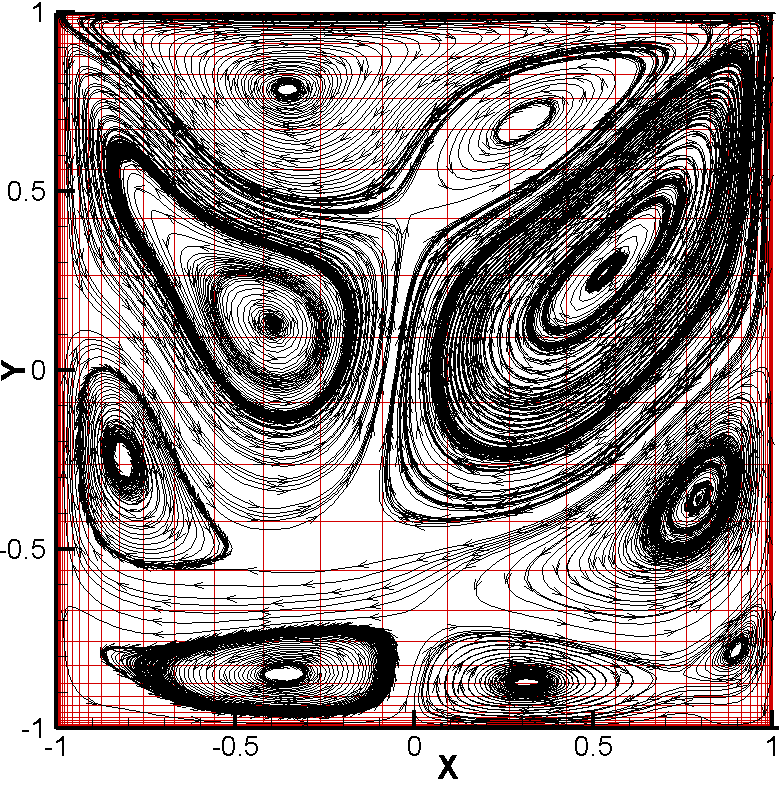
#> input picture MHD_LDC.png, 779 x 785 px, given in place of MOONS.png, which was not available
$ python make_fig.py
#> lines starting #> are read from the running program, lines starting #| are printed output that depends on the picture; after the words box and inside, x2 and y2 are one past the last pixel; in counts of white or black regions, pixels touching at a corner belong together; pictures that were not available may be replaced by others from this repository, and a replacement may not be noted
from PIL import Image,ImageOps
import os
import numpy as np
import subprocess

def delete_auxiliary_files_present_dir(extensions):
	for e in extensions:
		for f in os.listdir('.'):
			if f.endswith(e):
				if os.path.isfile(f): os.remove(f)

def build_latex_file(file_name):
#> called with file_name = 'MOONS'
	subprocess.check_call(['xelatex', file_name+'.tex'])
#> (this line was passed over: subprocess is not available in this run)

def build_eps_from_latex(file_name):
#> called with file_name = 'MOONS'
	subprocess.run('latex --jobname='+file_name+' '+file_name+'.tex')
#> (this line was passed over: subprocess is not available in this run)
	subprocess.run('dvips '+file_name+'.dvi')
#> (this line was passed over: subprocess is not available in this run)

def eps_to_png(file_name):
#> called with file_name = 'MOONS'
	subprocess.run('gswin64c -sDEVICE=png256 -r600 -o '+file_name+'.png '+file_name+'.ps')
#> (this line was passed over: subprocess is not available in this run)

def get_cropped_line(occupied_elms,tolerance,S):
	if (sum(occupied_elms) == 0):
		cropBox = () # May be an empty row or column to be cropped
	else:
		occupied_min = occupied_elms.argmax()
		occupied_max = S - occupied_elms[::-1].argmax()+1
		cropBox = (occupied_min,occupied_max)
	return cropBox

def get_cropped_array(image_bw,tol):
	max_val = image_bw.max()
	tolerance = max_val*tol
	S = image_bw.shape
	occupied_elms = (image_bw<=tolerance).astype(int)
	S = occupied_elms.shape
	# Traverse rows
	cropBox = [get_cropped_line(occupied_elms[k,:],tolerance,S[1]) for k in range(0,S[0])]
	cropBox = [x for x in cropBox if x]
	# print(cropBox)
	if not cropBox: # all pixels blank
		xmin = [0]
		xmax = [S[0]]
	else:
		xmin = [k[0] for k in cropBox]
		xmax = [k[1] for k in cropBox]
	# Traverse cols
	cropBox = [get_cropped_line(occupied_elms[:,k],tolerance,S[0]) for k in range(0,S[1])]
	cropBox = [x for x in cropBox if x]
	if not cropBox: # all pixels blank
		ymin = [0]
		ymax = [S[1]]
	else:
		ymin = [k[0] for k in cropBox]
		ymax = [k[1] for k in cropBox]
	xmin = min(xmin)
	xmax = max(xmax)
	ymin = min(ymin)
	ymax = max(ymax)
	cropBox = (ymin, ymax, xmin, xmax)
	return cropBox

def is_greyscale(f):
	image=Image.open(f)
	image.load()
	image_data = np.asarray(image)
	S = image_data.shape
	if len(S)==3:
		return False
	elif len(S)==2:
		return True
	else:
		ValueError('Oops greyscale')

def auto_crop(file_name,grey_tolerance):
	# grey_tolerance = 0.9 # (0,1) = crop (more,less)
#> called with file_name = 'MOONS.png', grey_tolerance = 0.9
	if (is_greyscale(file_name)):
#> in is_greyscale, image is the input picture: PIL image 779x785 RGB; mean R, G, B 159.9, 150.2, 150.2
		image=Image.open(file_name).convert('L')
	else:
		image=Image.open(file_name)
	image_bw=Image.open(file_name)
	use_alternative_method = image_bw.mode=='RGBA'
#> use_alternative_method = False
	if not use_alternative_method: image_bw=image_bw.convert('L')
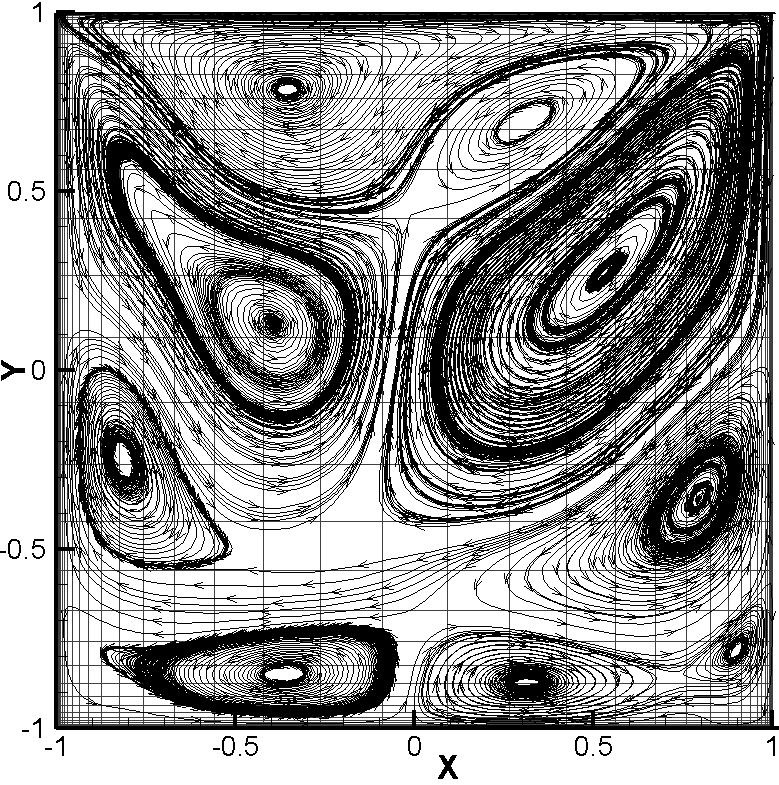
#> image_bw: PIL image 779x785 L; min 0, max 255, mean 153.1
	image.load()
	image_bw.load()
	# Handle transparency regions:
	if use_alternative_method:
		m = image_bw.split()[-1] # or [3]
		background = Image.new("RGB", image_bw.size, (255, 255, 255))
		try:
			background.paste(image_bw, mask=m) # 3 is the alpha channel
		except:
			background.paste(image_bw)
		image_bw = background
		image_bw = image_bw.convert('L')
	image_data = np.asarray(image)
	image_data_bw = np.asarray(image_bw)
	S = image_data.shape
#> S = (785, 779, 3)
	S_bw = image_data_bw.shape
#> S_bw = (785, 779)
	cropBox = get_cropped_array(image_data_bw,grey_tolerance)
#> in get_cropped_array, `max_val = image_bw.max()`: max_val = 255
#> in get_cropped_array, `tolerance = max_val*tol`: tolerance = 229.5
#> in get_cropped_array, `occupied_elms = (image_bw<=tolerance).astype(int)`:
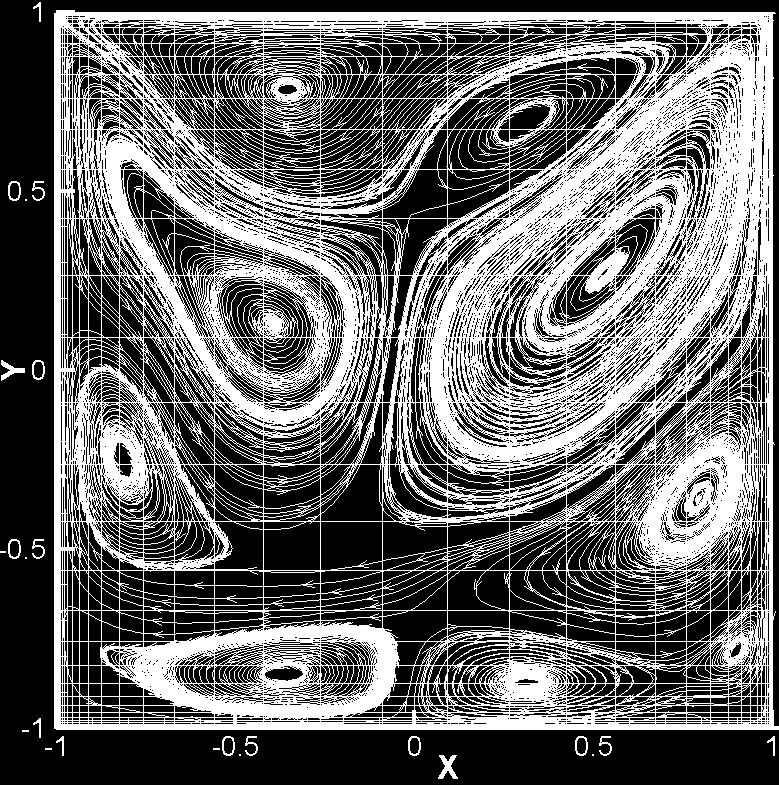
#> occupied_elms: shape (785, 779) int64; values 0 (black) and 1 (white), 41.1% white; 25 white regions (8 under 20 px), largest, box (x1, y1, x2, y2) and area: (54, 10, 779, 730) 249638, (438, 755, 458, 779) 237, (1, 360, 25, 381) 187
#> in get_cropped_array, `cropBox = [get_cropped_line(occupied_elms[k,:],tolerance,S[1]) for k i..`: cropBox = 785 items, first 6: (), (), (39, 42), (38, 42), (37, 42), (36, 42)
#> in get_cropped_array, `cropBox = [x for x in cropBox if x]`: cropBox = 777 pairs, first value 0 to 445, second value 42 to 780
#> in get_cropped_array, `xmin = [k[0] for k in cropBox]`: xmin = 777 values, max 445 at index 763, min 0 at index 549, mean 60.99
#> in get_cropped_array, `xmax = [k[1] for k in cropBox]`: xmax = 777 values, max 780 at index 724, min 42 at index 0, mean 749.7
#> in get_cropped_array, `cropBox = [get_cropped_line(occupied_elms[:,k],tolerance,S[0]) for k i..`: cropBox = 779 items, first 6: (551, 554), (360, 554), (360, 554), (361, 554), (362, 554), (362, 554)
#> in get_cropped_array, `cropBox = [x for x in cropBox if x]`: cropBox = 774 pairs, first value 2 to 748, second value 374 to 780
#> in get_cropped_array, `ymin = [k[0] for k in cropBox]`: ymin = 774 values, max 748 at index 42, min 2 at index 36, mean 33.31
#> in get_cropped_array, `ymax = [k[1] for k in cropBox]`: ymax = 774 values, max 780 at index 433, min 374 at index 21, mean 728.3
#> in get_cropped_array, `xmin = min(xmin)`: xmin = 0
#> in get_cropped_array, `xmax = max(xmax)`: xmax = 780
#> in get_cropped_array, `ymin = min(ymin)`: ymin = 2
#> in get_cropped_array, `ymax = max(ymax)`: ymax = 780
#> in get_cropped_array, `cropBox = (ymin, ymax, xmin, xmax)`: cropBox = (2, 780, 0, 780)
#> cropBox = (2, 780, 0, 780)
	if len(S)==3:
		image_data_new = image_data[cropBox[0]:cropBox[1]+1, cropBox[2]:cropBox[3]+1 , :]
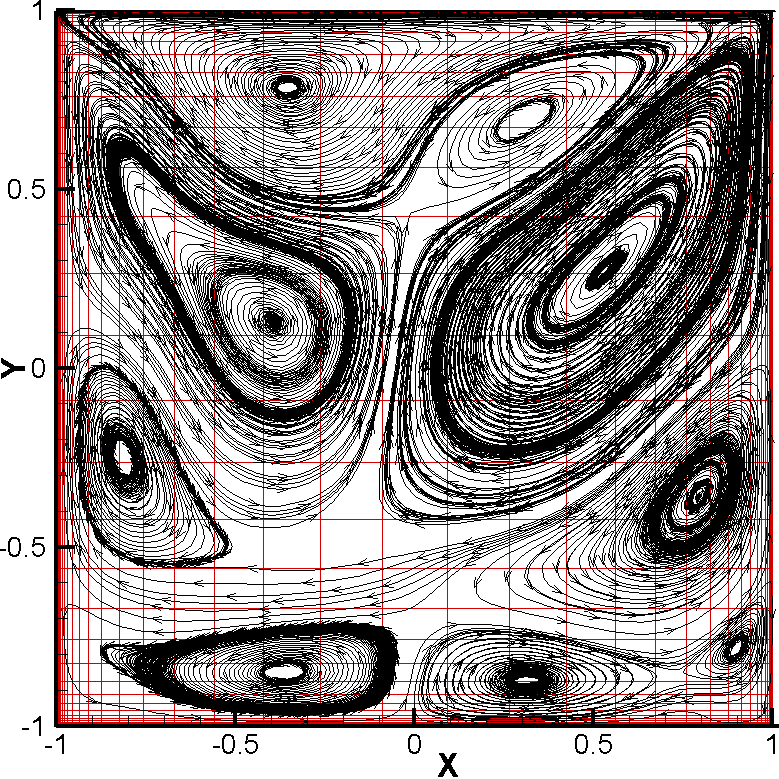
#> image_data_new: shape (779, 779, 3); mean R, G, B 159.2, 149.4, 149.4
	elif len(S)==2:
		image_data_new = image_data[cropBox[0]:cropBox[1]+1, cropBox[2]:cropBox[3]+1]
	else:
		ValueError('Oops')
	new_image = Image.fromarray(image_data_new)
	f_new = file_name
	new_image.save(f_new)


file_name = 'MOONS'
build_latex_file(file_name)
build_eps_from_latex(file_name)
eps_to_png(file_name)
delete_auxiliary_files_present_dir(['.aux','.txt','.dvi','.out','.log','.blg','.gz','.synctex.gz'])
auto_crop(file_name+'.png',0.9)
